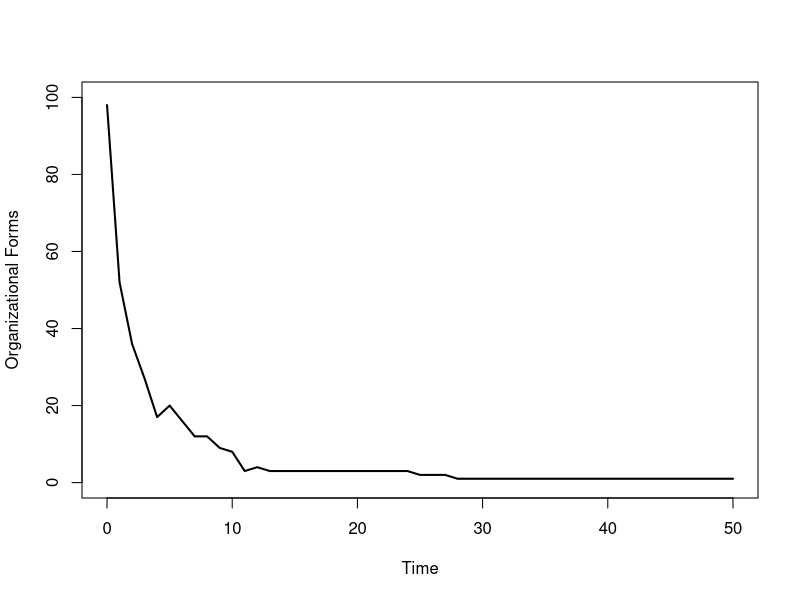
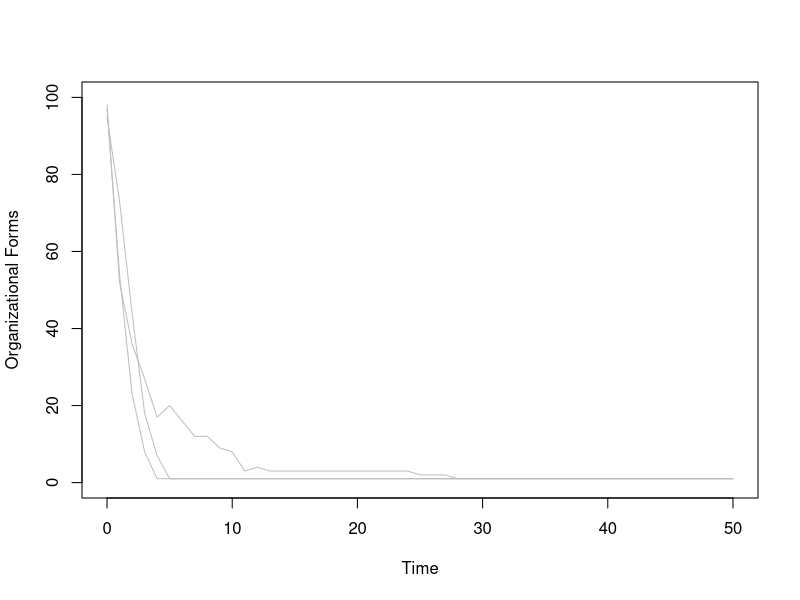
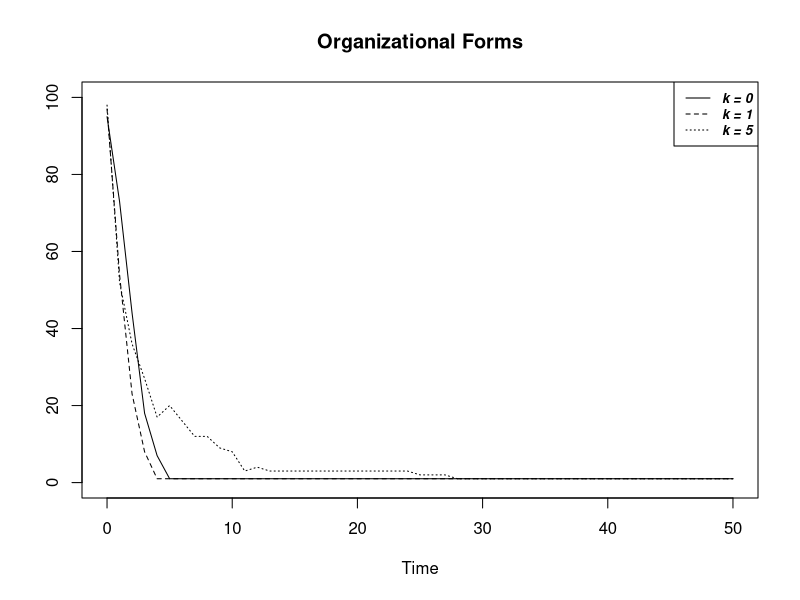

Generate these figures, in order, with R:
#James Paine
#NK Model
#Adaptation on Rugged Landscapes
#Levinthal 1997

#Load library for cominatorics
library(gtools)

set.seed(123)

#Number of attributes
N = 10

Horizon = 50

#Number of entities to simulate
NumEntity = 100

#Note that each attribute can have a value of 0 or 1

#Degree of interaction between attributues and their neighbors
K_values=c(0,1,5)

replications = 1

start_time <- Sys.time()

#Initialize the vector of unique firms
Unique_Firms = matrix(100,nrow = (Horizon+1),ncol = replications)

Unique_Firms_avg = matrix(100,nrow = (Horizon+1),ncol = length(K_values))
colnames(Unique_Firms_avg) = K_values


#Initialize the table of fitness counts

for (q in 1:length(K_values)) {
  
  K = 1
  
  K = K_values[q] 
  
  #Number of possible fitness values that could occur for each element given the subsequent element values
  NumFitness = 2^(K+1)
  
  print(paste("K value =",K))
  
  FullTable = data.frame(permutations(n=2,r=N,v=c(0,1), repeats.allowed=T))
  FullTable$MatchString = apply(FullTable[,1:N],1,paste, collapse=" ")
  
  #Note, in the below the first index is the Entity index in the FullTable, and the second index is time
  DistributionArray = array(dim = c(2^N,Horizon+1))
  
  r =1
  
  for (r in 1:replications) {
    
    
    print(paste("K value =",K,"Replication =",(r)))
    
    print("Determining Permuation Values...")
    
    #Generate a permuation table with corresponding fitness values based on K
    FitTable = data.frame(permutations(n=2,r=(K+1),v=c(0,1), repeats.allowed=T))
    FitTable$MatchString = apply(FitTable,1,paste, collapse=" ")
    FitTable$Fitness = runif(NumFitness)
    
    #Determine the fitness for every possible entity
    
    print("Populating Fitness Lookup Table...")
    FullTable$Fitness = rep(0,nrow(FullTable))
    
    for (n in 1:nrow(FullTable)) {
      
      EntityString = unname(unlist(FullTable[n,]))
      
      #Calculate the total fitness of the entity
      TotalFitness = 0
      
      #Loop through each attribute
      for (i in 1:N) {
        
        TestString = ""
        
        #Loop over the number of interaction points
        for (k in 0:K) {
          
          #Allow for looping when at the end of the string
          index = max(i+k - N, 0)
          
          if (index>0) {
            index = index
          } else {
            index = i+k
          }
          
          TestString = trimws(paste(TestString,EntityString[index],sep=" "))
        } 
        
        #Lookup the fitness value for this string
        CurrentFitness = FitTable[(FitTable$MatchString == TestString),]$Fitness
        TotalFitness = CurrentFitness+TotalFitness
        
      }
      
      #Write the total Fitness to the Entity Matrix
      FullTable[n,"Fitness"] = TotalFitness/N
      
    }  
    
    #Look up nearest neighbors and the one with the maximum fitness value
    print(paste("Generating list of maximum fitness neighbors..."))
    Max_Neighbor = function(EntityString) {
      DiffMatrix = t(abs(apply(FullTable[,1:N],1,'-',unname(unlist(EntityString)))))
      DiffVector = apply(DiffMatrix,1,sum)
      SubsetDiffFitness = which(DiffVector == 1)
      NeighborFitness = FullTable[SubsetDiffFitness,"Fitness"]
      MaxNeighborIndex = SubsetDiffFitness[which.max(NeighborFitness)]
      return(MaxNeighborIndex)
    }
    
    MaxNeighborLookup = apply(FullTable[,1:N],1,Max_Neighbor)
    
    
    #Initialize the matrix of entities with random attributes
    EntityMatrix = data.frame(matrix(sample(c(0,1), replace=TRUE, size = N*NumEntity),NumEntity))
    EntityMatrix$MatchString = apply(EntityMatrix[,1:N],1,paste, collapse=" ")
    
    #Match the fitness values to the entities from the full look-up table
    EntityMatrix$Fitness = FullTable[match(EntityMatrix$MatchString,FullTable$MatchString),"Fitness"]
    
    #Get the count of Entities in the FullTable for this time step:
    IndexOfEntities = as.integer(rownames(table(match(EntityMatrix$MatchString,FullTable$MatchString))))
    CountOfEntities = unname(table(match(EntityMatrix$MatchString,FullTable$MatchString)))
    DistributionArray[IndexOfEntities,1] = CountOfEntities
    
    #Initial number Number of unique entries in the table:
    Unique_Firms[1,r] = dim(table(EntityMatrix$MatchString))
    #Unique_Firms[1,r] = dim(table(EntityMatrix$Fitness))
    
    
    #Initialize the distribution array
    DistributionArray[,1] = 1
    
    print(paste("Iterating over ",Horizon,"timesteps..."))
    
    for (t in 2:(Horizon+1)) {
      
      print(paste("    Culling the weak..."))
      
      #Determine total population Genetic Load:
      GL = 1 - mean(EntityMatrix$Fitness)/max(EntityMatrix$Fitness)
      
      #Determine the bottom performers to cull based on Genetic Load
      DeathToll = sum(sample(c(0,1), replace=TRUE, size = NumEntity, prob = c(1-GL,GL)))
      
      if (DeathToll > 0) {
        NumSurvive = NumEntity - DeathToll
        DeathList = order(EntityMatrix$Fitness)[1:DeathToll]
  
        #Cull the Entity Matrix to just the survivers
        EntityMatrix = EntityMatrix[-DeathList,]
        rownames(EntityMatrix) = seq(from=1,to=nrow(EntityMatrix),by=1)
      }
        
      ########
      
      #LOCAL AND LONG DISTANCE SEARCH
      
      print(paste("    Local and long distance searching..."))
      
      for (n in 1:nrow(EntityMatrix)) {
      
        #Get the entity that is looking for higher fitness values
        EntityString = unname(unlist(EntityMatrix[n,1:N]))
        
        ##Long Distance Scanning
        
        #Generage Random string to compare to:
        RandEntity = data.frame(t(as.matrix(sample(c(0,1), replace=TRUE, size = N))))
        RandEntity$MatchString = apply(RandEntity[,1:N],1,paste, collapse=" ")
        
        #Look up the fitness for this new Random Entity
        RandEntity$Fitness = FullTable[match(RandEntity$MatchString,FullTable$MatchString),"Fitness"]
        
        
        ##Local scanning
        
        #Get largest fitness of neighbors from lookup
        FullTableIndex = which(FullTable$MatchString == EntityMatrix[n,"MatchString"])
        FullTableNeighbor = MaxNeighborLookup[FullTableIndex]
        MaxNeighbor = FullTable[FullTableNeighbor,]
        
        #String updating
        
        #Determine which has the highest fitness - original string, long distance (Random) string, or neighbor string
        MaxFitnessIndex = which.max(c(EntityMatrix[n,"Fitness"],RandEntity$Fitness,MaxNeighbor$Fitness))
        
        #Update the Entity with the one with the highest fitness (note, on full ties, the original string wins)
        MaxFitnessEntity = rbind(EntityMatrix[n,],RandEntity,MaxNeighbor)[MaxFitnessIndex,]
        EntityMatrix[n,] = MaxFitnessEntity
      
      } #next n
        
      #######

      
      print(paste("    Reproducing based on fitness"))
      
      if (DeathToll >0) {
        
        ######
        #REFILL ENTITY TABLE
        ######
        
        #Determine surviving population Genetic Load:
        GL = 1 - mean(EntityMatrix$Fitness)/max(EntityMatrix$Fitness)
        
        #Determine propability of replication of survivors
        Prob_Rep = EntityMatrix$Fitness/sum(EntityMatrix$Fitness)
        
        #Get number of new organizatons that are birthed via replication (versus randomization):
        Num_Replicants = sum(sample(c(1,0), replace=TRUE, size = DeathToll, prob = c(1-GL,GL)))
        Num_Randos = DeathToll - Num_Replicants
        
        #Get the indicies of the entities to replicate and create a matrix of these replicated entries
        if (Num_Replicants > 0) {
          Replicants = sample(seq(from=1,to=NumSurvive,by=1), replace=TRUE, size = Num_Replicants, prob = Prob_Rep)
          ReplicantMatrix = EntityMatrix[Replicants,]
        } else {
          ReplicantMatrix = EntityMatrix[FALSE,]
        }
  
        ##Create the needed number of random new entities
        if (Num_Randos > 0) {
          #Initialize the matrix of entities with random attributes
          RandoMatrix = data.frame(matrix(sample(c(0,1), replace=TRUE, size = N*Num_Randos),Num_Randos))
          RandoMatrix$MatchString = apply(RandoMatrix[,1:N],1,paste, collapse=" ")
          #Match the fitness values to the entities from the full look-up table
          RandoMatrix$Fitness = FullTable[match(RandoMatrix$MatchString,FullTable$MatchString),"Fitness"]
        } else {
          RandoMatrix = EntityMatrix[FALSE,]
        }
          
      
        #Combine Surivors, Replicants, and Randos back together
        EntityMatrix = rbind(EntityMatrix,ReplicantMatrix,RandoMatrix)
        rownames(EntityMatrix) = seq(from=1,to=nrow(EntityMatrix),by=1)
      
      }
      
      #Number of unique entries in the table:
      Unique_Firms[t,r] = dim(table(EntityMatrix$MatchString))
      
      
    } #next t
    
    #Get the count of Entities in the FullTable for this time step:
    IndexOfEntities = as.integer(rownames(table(match(EntityMatrix$MatchString,FullTable$MatchString))))
    CountOfEntities = unname(table(match(EntityMatrix$MatchString,FullTable$MatchString)))
    DistributionArray[IndexOfEntities,t] = CountOfEntities
    
    print(paste(""))
    
  } #next r
  
  Unique_Firms_avg[,q] = apply(Unique_Firms, 1, mean)
  
} #next k_value


end_time <- Sys.time()
EllaspedRunTime = end_time - start_time

print(EllaspedRunTime)


###PLOTS###


plot((0:Horizon),Unique_Firms_avg[,3], typ = "l", pch=4, col = "black", lwd=2, lty =1,
     xlim=c(0,Horizon), ylim=c(0,NumEntity),
     xlab = "Time", ylab = "Organizational Forms"
)


matplot((0:Horizon),Unique_Firms_avg, typ = "l", pch=4, col = "grey", lwd=1, lty =1,
        xlim=c(0,Horizon), ylim=c(0,NumEntity),
        xlab = "Time", ylab = "Organizational Forms"
)

plot((0:Horizon),Unique_Firms_avg[,1], typ = "l", pch=19, col = "black", lwd=1,
     xlim=c(0,Horizon), ylim=c(0,NumEntity),
     xlab = "Time", ylab = "",
     main = "Organizational Forms"
)
lines((0:Horizon),Unique_Firms_avg[,2], typ = "l", pch = 18, col="black", lty = 2, lwd=1)
lines((0:Horizon),Unique_Firms_avg[,3], typ = "l", pch = 18, col="black", lty = 3, lwd=1)
legend("topright", legend=paste("k =",K_values), lwd = 1,
       col="black", lty=1:3, cex=0.8,
       text.font=4)
